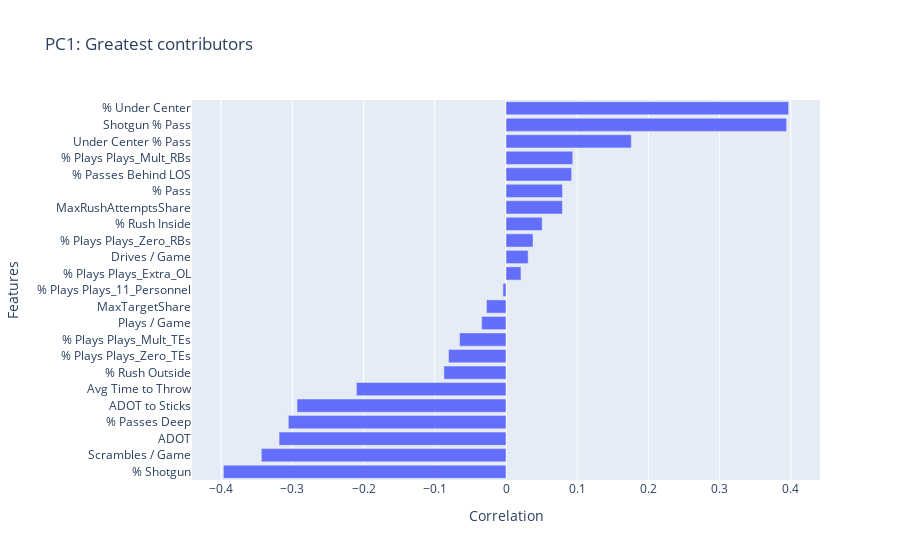

This figure's notebook cell:
### Code cell
''' PCA - final '''

# Set number of PCA components to use after initial try
PCA_N_COMPONENTS = 8
COMPONENT_COLS = [f'Component {n}' for n in range(1, PCA_N_COMPONENTS + 1)]

# Instantiate transformer
pca_final = PCA(n_components=PCA_N_COMPONENTS, random_state=42)

# Transform sku profiles
pca_component_data_final = pca_final.fit_transform(scaled_data_df)

# Evaluate components
total_variance = scaled_data_df.var().sum()
expl_variance = pca_final.explained_variance_.sum()

print(f'Data set variance: {total_variance:,.3f}')
print(f'PCA explained variance: {expl_variance:,.3f} ({round((expl_variance / total_variance) * 100, 2)}%)')

pcs = pd.DataFrame(pca_final.components_, columns=OFFENSE_FEATURES)

# Create bar charts of contribution
for n in range(2):      #PCA_N_COMPONENTS):
    pc = pcs.transpose()[n].sort_values(ascending=False)

    fig = px.bar(
        x=pc,
        y=pc.index,
        title=f"PC{n+1}: Greatest contributors"
    )
    fig.update_layout(
        xaxis_title="Correlation", 
        yaxis_title="Features", 
        yaxis={'dtick': 1, 'categoryorder':'total ascending'},
    )
    fig.show()

    comp_expl_variance = pca_final.explained_variance_[n]
    print(f'Explained variance: {comp_expl_variance:,} ({round((comp_expl_variance / total_variance) * 100, 2)}%)')
                                                                                                                                                                                                              
# Make df of PCA scores
pca_component_df = pd.DataFrame(data=pca_component_data_final, columns=[f'Component {i}' for i in range(1, PCA_N_COMPONENTS + 1)])
print(pca_component_df.shape)
print(pca_component_df.head().to_string())

# Add PCA scores to original dataframe
offense_tendencies = offense_tendencies.drop(columns=list(filter(lambda x: x.startswith("Component"), offense_tendencies.columns)))
offense_tendencies = offense_tendencies.reset_index().merge(pca_component_df, left_index=True, right_index=True, how='left').set_index(['posteam', 'season'])


print(f'PCA values')
print(offense_tendencies.head().to_string())

### Figure 1 — Plotly figure (JSON) as saved in the notebook; plotly's stock layout.template omitted (floating-point values rounded to 4 significant figures)
{"data": [{"hovertemplate": "x=%{x}<br>y=%{y}<extra></extra>", "legendgroup": "", "marker": {"color": "#636efa", "pattern": {"shape": ""}}, "name": "", "orientation": "h", "showlegend": false, "textposition": "auto", "type": "bar", "x": [0.3968, 0.394, 0.176, 0.09378, 0.09219, 0.07935, 0.07917, 0.05075, 0.03793, 0.03112, 0.02101, -0.004294, -0.02744, -0.03416, -0.06515, -0.08069, -0.08719, -0.2101, -0.2934, -0.3057, -0.3187, -0.3436, -0.3968], "xaxis": "x", "y": ["% Under Center", "Shotgun % Pass", "Under Center % Pass", "% Plays Plays_Mult_RBs", "% Passes Behind LOS", "% Pass", "MaxRushAttemptsShare", "% Rush Inside", "% Plays Plays_Zero_RBs", "Drives / Game", "% Plays Plays_Extra_OL", "% Plays Plays_11_Personnel", "MaxTargetShare", "Plays / Game", "% Plays Plays_Mult_TEs", "% Plays Plays_Zero_TEs", "% Rush Outside", "Avg Time to Throw", "ADOT to Sticks", "% Passes Deep", "ADOT", "Scrambles / Game", "% Shotgun"], "yaxis": "y"}], "layout": {"barmode": "relative", "legend": {"tracegroupgap": 0}, "title": {"text": "PC1: Greatest contributors"}, "xaxis": {"anchor": "y", "domain": [0, 1], "title": {"text": "Correlation"}}, "yaxis": {"anchor": "x", "categoryorder": "total ascending", "domain": [0, 1], "dtick": 1, "title": {"text": "Features"}}}}
